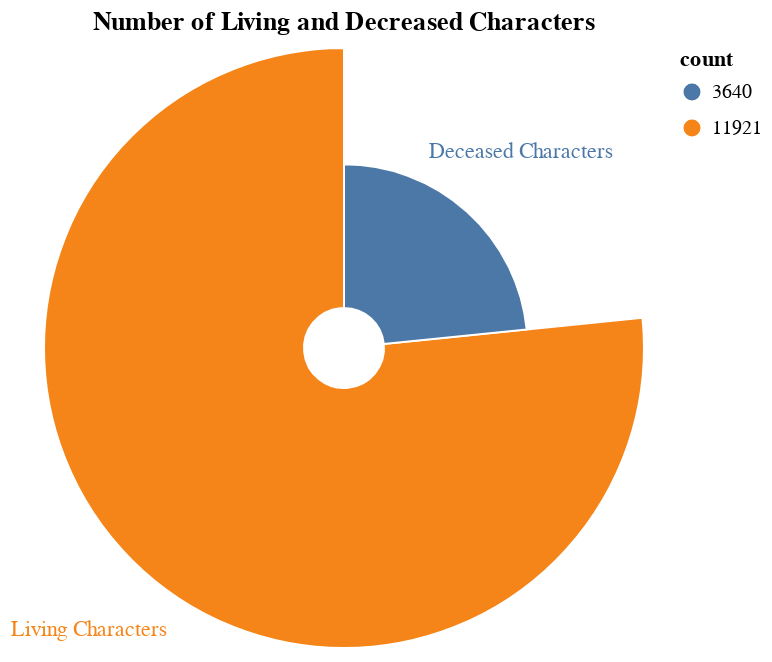

Notebook cell for this chart:
### Code cell
# visualize data with altair
## visualize number of living and decreased characters

Alive = pd.DataFrame(marvel_df['Alive'].value_counts().reset_index())
print(Alive)
      
base = alt.Chart(Alive).encode(
    theta=alt.Theta("count:Q", stack=True),
    radius=alt.Radius("count", scale=alt.Scale(type="sqrt", zero=True, rangeMin=20)),
    color="count:N",
    
).properties(
    title="Number of Living and Decreased Characters",
)

c1 = base.mark_arc(innerRadius=20, stroke="#fff")

c2 = base.mark_text(radiusOffset=40).encode(text="Alive")

c1 + c2

### Figure 1 — Vega-Lite specification as saved in the notebook (floating-point values rounded to 4 significant figures)
{"config": {"view": {"continuousWidth": 300, "continuousHeight": 300}}, "layer": [{"mark": {"type": "arc", "innerRadius": 20, "stroke": "#fff"}, "encoding": {"color": {"field": "count", "type": "nominal"}, "radius": {"field": "count", "scale": {"rangeMin": 20, "type": "sqrt", "zero": true}, "type": "quantitative"}, "theta": {"field": "count", "stack": true, "type": "quantitative"}}, "title": "Number of Living and Decreased Characters"}, {"mark": {"type": "text", "radiusOffset": 40}, "encoding": {"color": {"field": "count", "type": "nominal"}, "radius": {"field": "count", "scale": {"rangeMin": 20, "type": "sqrt", "zero": true}, "type": "quantitative"}, "text": {"field": "Alive", "type": "nominal"}, "theta": {"field": "count", "stack": true, "type": "quantitative"}}, "title": "Number of Living and Decreased Characters"}], "data": {"name": "data-c816fda20277dd2ebc294f90c43aface"}, "$schema": "https://vega.github.io/schema/vega-lite/v5.20.1.json", "datasets": {"data-c816fda20277dd2ebc294f90c43aface": [{"Alive": "Living Characters", "count": 11921}, {"Alive": "Deceased Characters", "count": 3640}]}}
